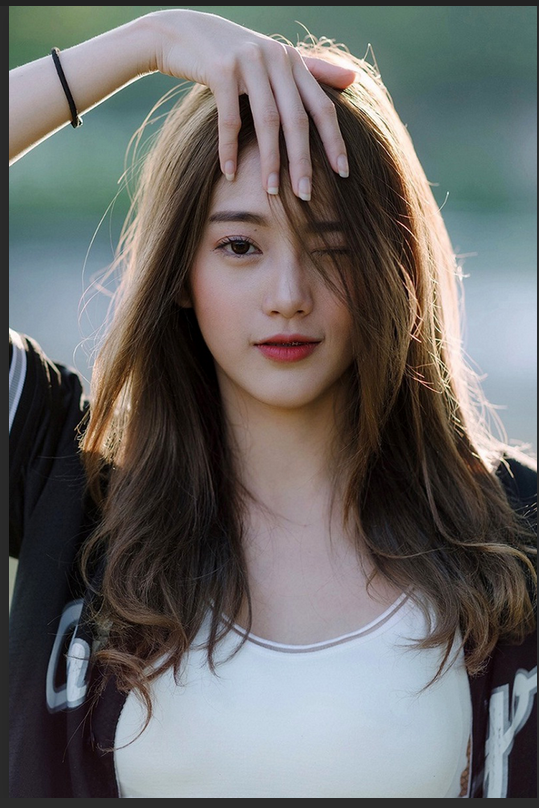
#> input picture girl.png, 539 x 808 px, found by its file name
$ python 3.histogram_with_mask.py
#> lines starting #> are read from the running program, lines starting #| are printed output that depends on the picture; after the words box and inside, x2 and y2 are one past the last pixel; in counts of white or black regions, pixels touching at a corner belong together
from matplotlib import pyplot as plt
import numpy as np
import cv2

def plot_histogram(image, title, mask=None):
    chans = cv2.split(image)
    colors = ("b", "g", "r")
    plt.figure()
    plt.title(title)
    plt.xlabel("Bins")
    plt.ylabel("# of pixels")

    for (chan, color) in zip(chans, colors):
        hist = cv2.calcHist([chan], [0], mask, [256], [0, 256])
        plt.plot(hist, color=color)
        plt.xlim([0, 256])

image = cv2.imread("E:\ComputerVision\PyImageSearch\Opencv\girl.png")
#> image is the input picture: shape (808, 539, 3); mean B, G, R 103.1, 104.4, 105.7
plot_histogram(image, "Histogram of original image")
#> the loop in plot_histogram, `for (chan, color) in zip(chans, colors):` made 3 passes
#> color on passes 1 to 3: 'b', 'g', 'r'
cv2.imshow("original", image)

mask = np.zeros(image.shape[:2], dtype="uint8")
cv2.rectangle(mask, (151, 101), (371, 365), 255, -1)
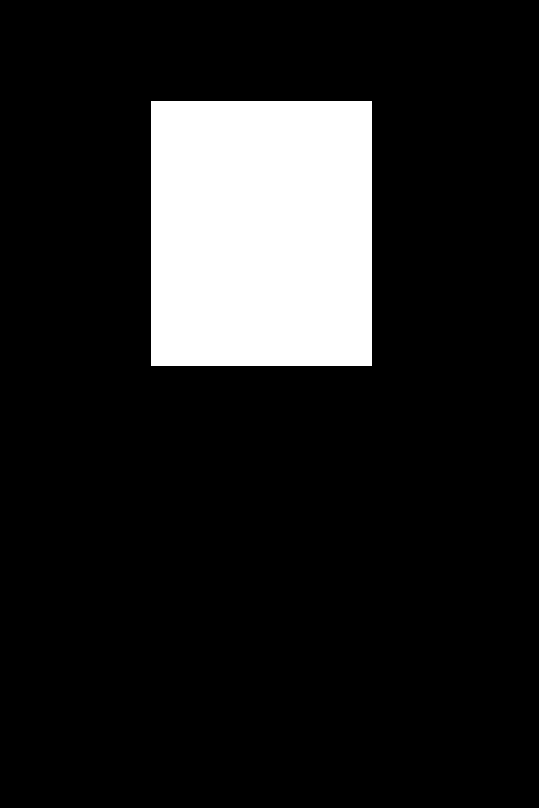
#> mask: shape (808, 539); 13.4% white; 1 white region, box (x1, y1, x2, y2) and area: (151, 101, 372, 366) 58565
cv2.imshow("mask", mask)

masked = cv2.bitwise_and(image, image, mask=mask)
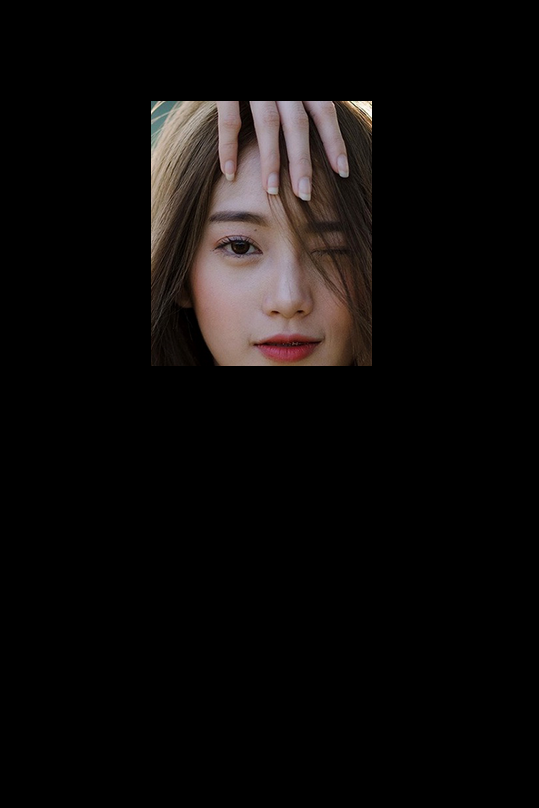
#> masked: shape (808, 539, 3); mean B, G, R 10.6, 11.3, 13.9
cv2.imshow("Applying mask", masked)

plot_histogram(image, "Histogram for masked img", mask=mask)
#> the loop in plot_histogram (call 2), `for (chan, color) in zip(chans, colors):` made 3 passes

plt.show()
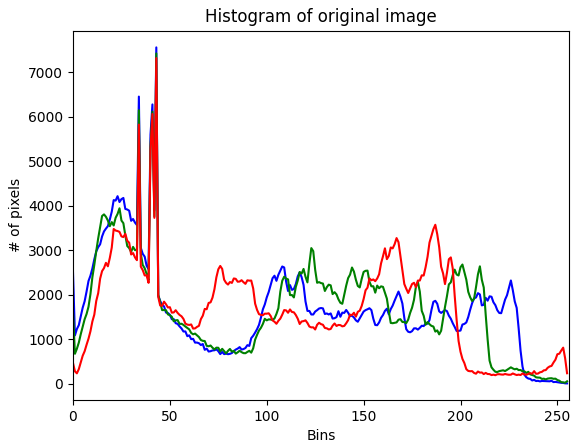
#> figure drawn by matplotlib, 1 panel; curve peaks at x = 43, y = 7555; curve peaks at x = 43, y = 7419; curve peaks at x = 43, y = 7315
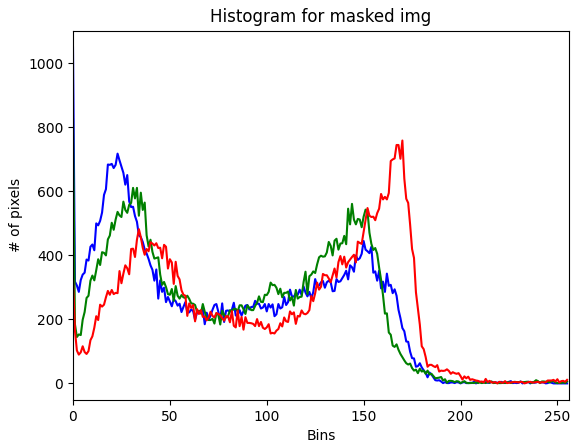
#> figure drawn by matplotlib, 1 panel; curve peaks at x = 0, y = 1050; curve peaks at x = 0, y = 826; curve peaks at x = 170, y = 759
